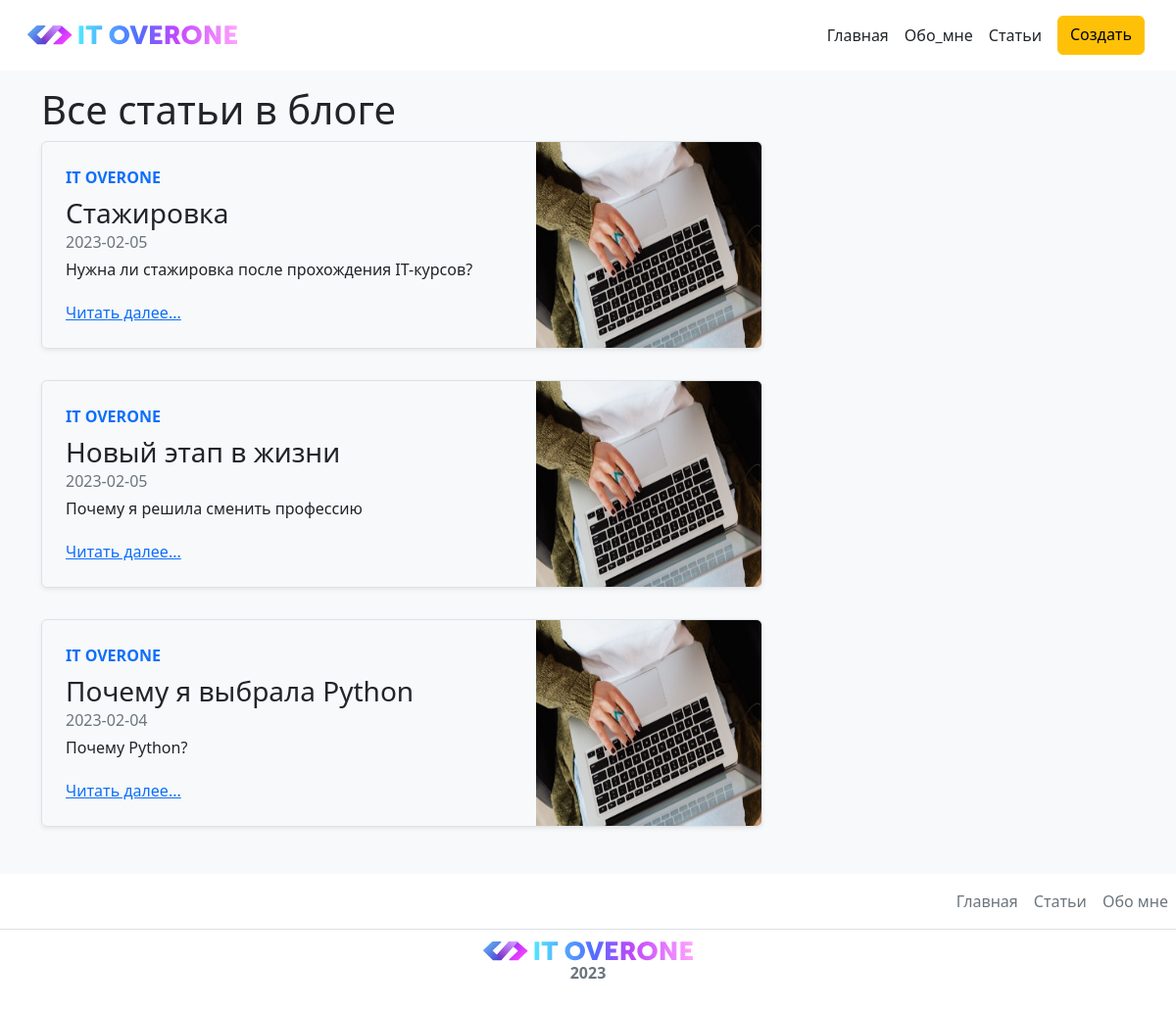
The page /posts on the database its author committed.
### app.py (models this page shows, shortened)
class Article(db.Model):
    id = db.Column(db.Integer, primary_key=True)
    title = db.Column(db.String(100), nullable=False)
    intro = db.Column(db.String(300), nullable=False)
    text = db.Column(db.Text, nullable=False)
    date = db.Column(db.DateTime, default=datetime.utcnow)
    updated = db.Column(db.DateTime, default=datetime.utcnow, onupdate=datetime.utcnow)

### app.py (the view)
@app.route('/posts')
def posts():
    articles = Article.query.order_by(Article.date.desc()).all()
    return render_template('posts.html', articles=articles)

### templates/posts.html (shortened to what this page needs)
{% extends 'base.html' %}
{% block content %}
<div class="p-3 mb-2 bg-light text-dark bg-light">
    <main class="container">
        <h1>Все статьи в блоге</h1>
        {% if articles|length>0%}
        {% for el in articles %}
        <div class="row mb-2">
            <div class="col-md-8">
                <div class="row g-0 border rounded overflow-hidden flex-md-row mb-4 shadow-sm h-md-250 position-relative">
                    <div class="col p-4 d-flex flex-column position-static">
                        <strong class="d-inline-block mb-2 text-primary">IT OVERONE</strong>
                        <h3 class="mb-0">{{el.title}}</h3>
                        <div class="mb-1 text-muted">{{el.date.date()}}</div>
                        <p class="card-text mb-auto">{{el.intro}}</p>
                        <a href="/posts/{{el.id}}" class="stretched-link">Читать далее...</a>
                    </div>
                    <div class="col-auto d-none d-lg-block">
                        <img src="{{ url_for('static', filename='css/img/it-792x528.jpg') }}" width="230" height="210">
                    </div>
                </div>
            </div>
        </div>
        {% endfor %}
        {% else %}
        <p>У вас еще нет статей на сайте</p>
        {% endif %}
    </main>
</div>
{% endblock %}

### templates/base.html (shortened to what this page needs)
<!DOCTYPE html>
<html lang="en-ru">
<head>
    <link rel="stylesheet" href="https://cdn.jsdelivr.net/npm/bootstrap@5.2.3/dist/css/bootstrap.min.css">
</head>
<body>
<div class="d-flex p-3">
    <a href="/" class=" container d-flex align-items-center text-dark text-decoration-none">
        <img src="{{ url_for('static', filename='css/img/логотип.svg') }}"><br>
    </a>
    <nav class="d-inline-flex mt-2 mt-md-0 ms-md-auto">
        <a class="me-3 py-2 text-dark text-decoration-none" href="/">Главная</a>
        <a class="me-3 py-2 text-dark text-decoration-none" href="/about">Обо_мне</a>
        <a class="me-3 py-2 text-dark text-decoration-none" href="/posts">Статьи</a>
        <a class="me-3 btn btn-warning" href="/create_article">Создать</a>
    </nav>
</div>
{% block content %}{% endblock %}
<footer class="pb-3 mb-3">
    <ul class="nav justify-content-end border-bottom pb-2 mb-2">
        <li class="nav-item"><a href="/" class="nav-link px-2 text-muted">Главная</a></li>
        <li class="nav-item"><a href="/posts" class="nav-link px-2 text-muted">Статьи</a></li>
        <li class="nav-item"><a href="/about" class="nav-link px-2 text-muted">Обо мне</a></li>
    </ul>
    <p class="text-center text-muted">
        <img src="{{ url_for('static', filename='css/img/логотип.svg') }}"><br>
        <b>2023</b>
    </p>
</footer>
</body>
</html>

### rows shown on the page
Article: title "Стажировка", date "2023-02-05", intro "Нужна ли стажировка после прохождения IT-курсов?"
Article: title "Новый этап в жизни", date "2023-02-05", intro "Почему я решила сменить профессию"
Article: title "Почему я выбрала Python", date "2023-02-04", intro "Почему Python?"
